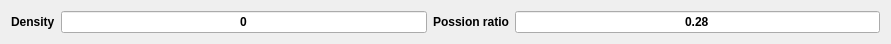
    <widget class="QWidget" name="layoutWidget">
     <property name="geometry">
      <rect>
       <x>0</x>
       <y>10</y>
       <width>891</width>
       <height>22</height>
      </rect>
     </property>
     <layout class="QHBoxLayout" name="horizontalLayout_15">
      <item>
       <widget class="QLabel" name="label_16">
        <property name="font">
         <font>
          <pointsize>9</pointsize>
          <weight>75</weight>
          <bold>true</bold>
         </font>
        </property>
        <property name="text">
         <string>Density</string>
        </property>
       </widget>
      </item>
      <item>
       <widget class="QLineEdit" name="den">
        <property name="font">
         <font>
          <pointsize>9</pointsize>
          <weight>75</weight>
          <bold>true</bold>
         </font>
        </property>
        <property name="text">
         <string>0</string>
        </property>
        <property name="alignment">
         <set>Qt::AlignCenter</set>
        </property>
       </widget>
      </item>
      <item>
       <widget class="QLabel" name="label_17">
        <property name="font">
         <font>
          <pointsize>9</pointsize>
          <weight>75</weight>
          <bold>true</bold>
         </font>
        </property>
        <property name="text">
         <string>Possion ratio</string>
        </property>
       </widget>
      </item>
      <item>
       <widget class="QLineEdit" name="nux">
        <property name="font">
         <font>
          <pointsize>9</pointsize>
          <weight>75</weight>
          <bold>true</bold>
         </font>
        </property>
        <property name="text">
         <string>0.28</string>
        </property>
        <property name="alignment">
         <set>Qt::AlignCenter</set>
        </property>
       </widget>
      </item>
     </layout>
    </widget>
